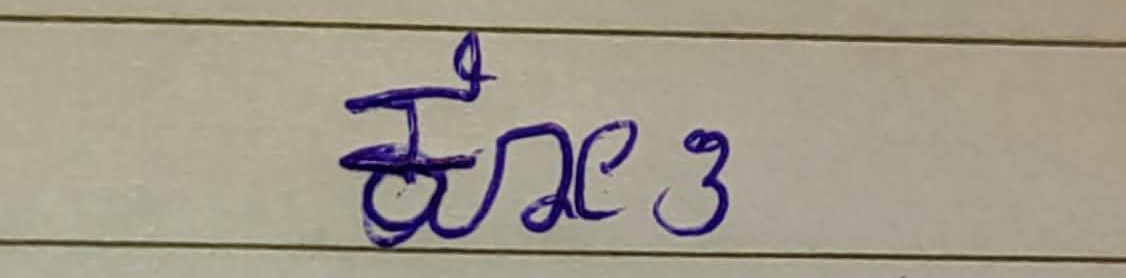
#> input picture scratch/new_kothi_rot90.png, 1126 x 278 px, found by its file name
$ python inspect_comps.py
#> lines starting #> are read from the running program, lines starting #| are printed output that depends on the picture; after the words box and inside, x2 and y2 are one past the last pixel; in counts of white or black regions, pixels touching at a corner belong together
import sys
sys.stdout.reconfigure(encoding='utf-8')
import os
sys.path.insert(0, r"c:\Land Record")
import src
from PIL import Image
import numpy as np
import cv2

rot90 = Image.open(r"c:\Land Record\scratch\new_kothi_rot90.png")
#> rot90 is the input picture: PIL image 1126x278 RGB; mean R, G, B 160.6, 153.7, 139.6
gray = cv2.cvtColor(np.array(rot90), cv2.COLOR_RGB2GRAY)
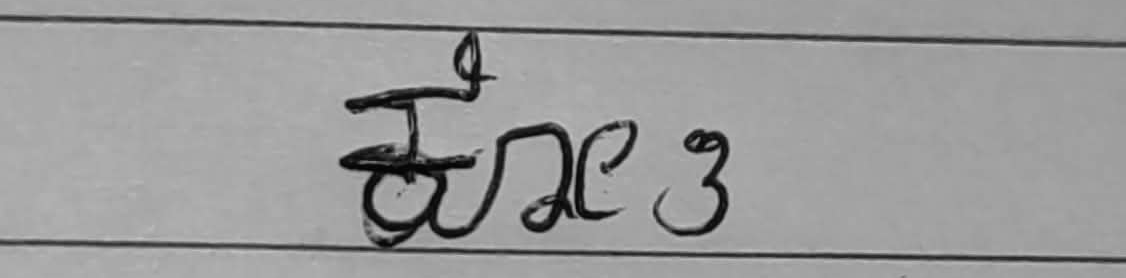
#> gray: shape (278, 1126); min 2, max 197, mean 154.2
_, thresh = cv2.threshold(gray, 0, 255, cv2.THRESH_BINARY_INV + cv2.THRESH_OTSU)
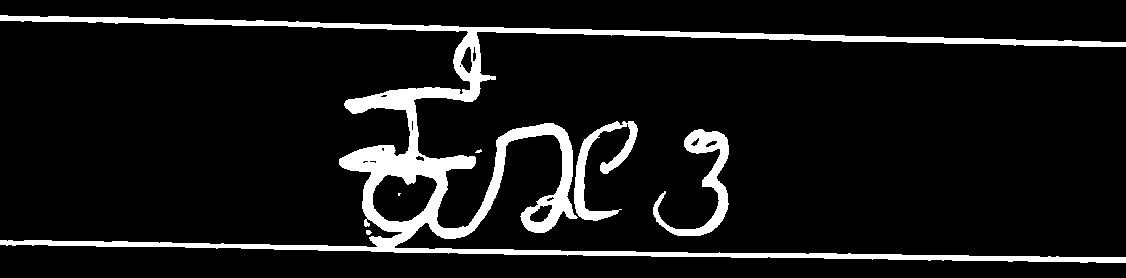
#> thresh: shape (278, 1126); 8.9% white; 6 white regions (2 under 20 px), largest, box (x1, y1, x2, y2) and area: (0, 15, 1126, 263) 23913, (653, 129, 729, 236) 2206, (574, 121, 638, 221) 1790, (366, 230, 372, 235) 23

num_labels, labels, stats, centroids = cv2.connectedComponentsWithStats(thresh)
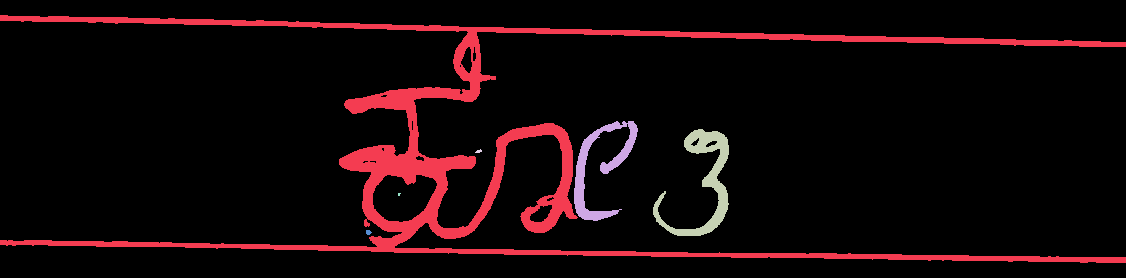
#> labels: shape (278, 1126) int32; 7 distinct labels, from 0 to 6; one colour per label, 0 black
#> num_labels = 7; stats = [[0, 0, 1126, 278, 285072], [0, 15, 1126, 248, 23913], [574, 121, 64, 100, 1790], [653, 129, 76, 107, 2206], [475, 149, 7, 4, 17], [398, 193, 3, 3, 7], [366, 230, 6, 5, 23]]; centroids = [[565.8, 137.2], [507.8, 147.7], [599.3, 168.2], [703.9, 180.6], [478.3, 150.9], [398.7, 193.9], [368, 231.9]]
print("Connected components:", num_labels)
#| Connected components: 7
for i in range(1, num_labels):
    x, y, w, h, area = stats[i]
    print(f"Component {i}: x={x}, y={y}, w={w}, h={h}, area={area}")
    crop = rot90.crop((x, y, x+w, y+h))
    crop.save(rf"c:\Land Record\scratch\comp_{i}.png")
#> this loop made 6 passes
#| Component 1: x=0, y=15, w=1126, h=248, area=23913
#| Component 2: x=574, y=121, w=64, h=100, area=1790
#| Component 3: x=653, y=129, w=76, h=107, area=2206
#| Component 4: x=475, y=149, w=7, h=4, area=17
#| Component 5: x=398, y=193, w=3, h=3, area=7
#| Component 6: x=366, y=230, w=6, h=5, area=23
#> pass 1, `crop = rot90.crop((x, y, x+w, y+h))`:
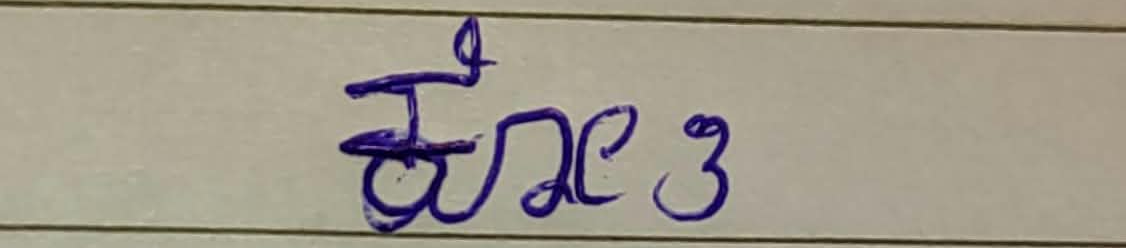
#> crop: PIL image 1126x248 RGB; mean R, G, B 159.5, 152.5, 139
#> pass 2, `crop = rot90.crop((x, y, x+w, y+h))`:
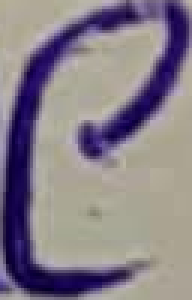
#> crop: PIL image 64x100 RGB (shown 3 times larger); mean R, G, B 135.4, 126.4, 136.5
#> pass 3, `crop = rot90.crop((x, y, x+w, y+h))`:
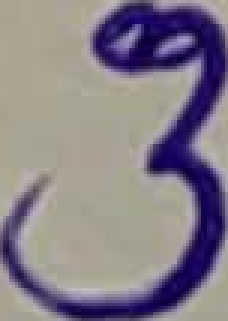
#> crop: PIL image 76x107 RGB (shown 3 times larger); mean R, G, B 134.3, 126.2, 136.4

$ run again, with scratch/new_kothi_rot0.png copied over scratch/new_kothi_rot90.png
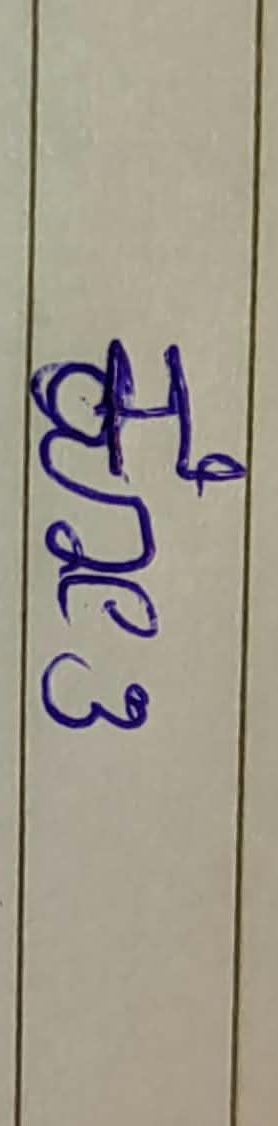
#> input picture scratch/new_kothi_rot0.png, 278 x 1126 px, found by its file name
#> rot90 is the input picture: PIL image 278x1126 RGB; mean R, G, B 160.6, 153.7, 139.6
#> thresh: shape (1126, 278); 8.9% white; 6 white regions (2 under 20 px), largest, box (x1, y1, x2, y2) and area: (15, 0, 263, 1126) 23913, (42, 653, 149, 729) 2206, (57, 574, 157, 638) 1790, (43, 366, 48, 372) 23
#> `num_labels, labels, stats, centroids = cv2.connectedComponentsWithStat..`:
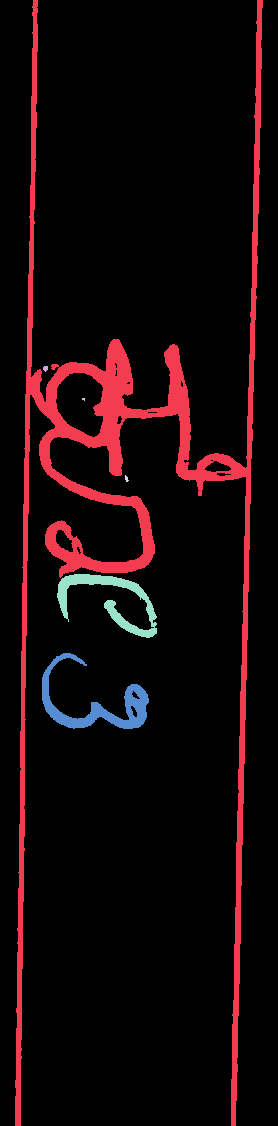
#> labels: shape (1126, 278) int32; 7 distinct labels, from 0 to 6; one colour per label, 0 black
#> num_labels = 7; stats = [[0, 0, 278, 1126, 285072], [15, 0, 248, 1126, 23913], [43, 366, 5, 6, 23], [82, 398, 3, 3, 7], [125, 475, 4, 7, 17], [57, 574, 100, 64, 1790], [42, 653, 107, 76, 2206]]; centroids = [[139.8, 565.8], [129.3, 507.8], [45.09, 368], [83.14, 398.7], [126.1, 478.3], [108.8, 599.3], [96.43, 703.9]]
#| Connected components: 7
#> the loop `for i in range(1, num_labels):` made 6 passes
#> (printed output is left out)
#> after the loop `for i in range(1, num_labels):`:
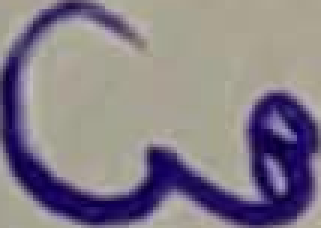
#> crop: PIL image 107x76 RGB (shown 3 times larger); mean R, G, B 134.3, 126.2, 136.4

$ run again, with scratch/new_kothi_rot270.png copied over scratch/new_kothi_rot90.png
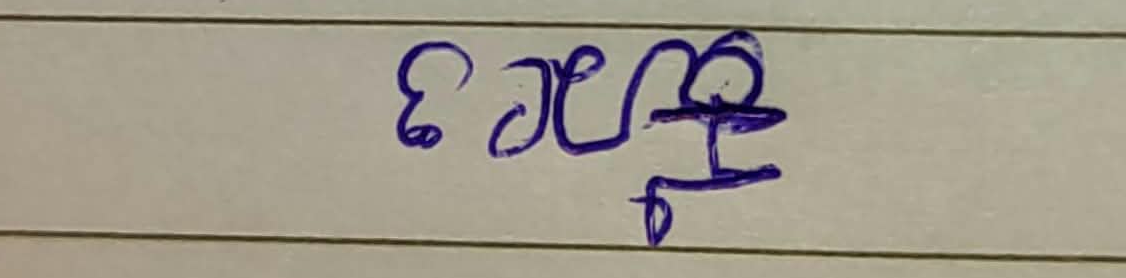
#> input picture scratch/new_kothi_rot270.png, 1126 x 278 px, found by its file name
#> rot90 is the input picture: PIL image 1126x278 RGB; mean R, G, B 160.6, 153.7, 139.6
#> thresh: shape (278, 1126); 8.9% white; 6 white regions (2 under 20 px), largest, box (x1, y1, x2, y2) and area: (0, 15, 1126, 263) 23913, (397, 42, 473, 149) 2206, (488, 57, 552, 157) 1790, (754, 43, 760, 48) 23
#> `num_labels, labels, stats, centroids = cv2.connectedComponentsWithStat..`:
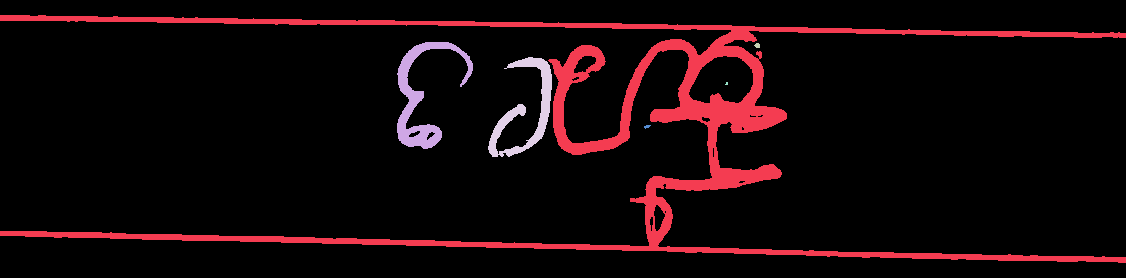
#> labels: shape (278, 1126) int32; 7 distinct labels, from 0 to 6; one colour per label, 0 black
#> num_labels = 7; stats = [[0, 0, 1126, 278, 285072], [0, 15, 1126, 248, 23913], [397, 42, 76, 107, 2206], [754, 43, 6, 5, 23], [488, 57, 64, 100, 1790], [725, 82, 3, 3, 7], [644, 125, 7, 4, 17]]; centroids = [[559.2, 139.8], [617.2, 129.3], [421.1, 96.43], [757, 45.09], [525.7, 108.8], [726.3, 83.14], [646.7, 126.1]]
#| Connected components: 7
#> the loop `for i in range(1, num_labels):` made 6 passes
#> (printed output is left out)
#> pass 2, `crop = rot90.crop((x, y, x+w, y+h))`:
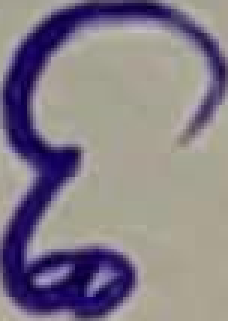
#> crop: PIL image 76x107 RGB (shown 3 times larger); mean R, G, B 134.3, 126.2, 136.4
